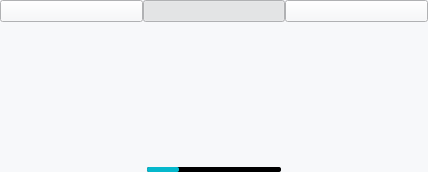
<?xml version="1.0" encoding="UTF-8"?>
<ui version="4.0">
 <class>MenuFooter</class>
 <widget class="QWidget" name="MenuFooter">
  <property name="geometry">
   <rect>
    <x>0</x>
    <y>0</y>
    <width>428</width>
    <height>172</height>
   </rect>
  </property>
  <property name="windowTitle">
   <string>Form</string>
  </property>
  <property name="styleSheet">
   <string notr="true">background-color: #f7f8fa;</string>
  </property>
  <layout class="QVBoxLayout" name="verticalLayout">
   <property name="spacing">
    <number>0</number>
   </property>
   <property name="leftMargin">
    <number>0</number>
   </property>
   <property name="topMargin">
    <number>0</number>
   </property>
   <property name="rightMargin">
    <number>0</number>
   </property>
   <property name="bottomMargin">
    <number>0</number>
   </property>
   <item>
    <widget class="DapGuiWidget" name="Background">
     <property name="cssStyle">
      <string>footer backgroundcolor</string>
     </property>
     <layout class="QVBoxLayout" name="verticalLayout_2">
      <property name="spacing">
       <number>0</number>
      </property>
      <property name="leftMargin">
       <number>0</number>
      </property>
      <property name="topMargin">
       <number>0</number>
      </property>
      <property name="rightMargin">
       <number>0</number>
      </property>
      <property name="bottomMargin">
       <number>0</number>
      </property>
      <item>
       <layout class="QHBoxLayout" name="horizontalLayout">
        <property name="spacing">
         <number>0</number>
        </property>
        <item>
         <widget class="DapGuiPushButton" name="btnSettings">
          <property name="checkable">
           <bool>true</bool>
          </property>
          <property name="style">
           <enum>DapGuiPushButton::Settings</enum>
          </property>
          <property name="cssStyle" stdset="0">
           <string>cwpb_square nobackground</string>
          </property>
         </widget>
        </item>
        <item>
         <widget class="DapGuiPushButton" name="btnConnection">
          <property name="checkable">
           <bool>true</bool>
          </property>
          <property name="checked">
           <bool>true</bool>
          </property>
          <property name="style">
           <enum>DapGuiPushButton::Connection</enum>
          </property>
          <property name="cssStyle" stdset="0">
           <string>cwpb_square nobackground</string>
          </property>
         </widget>
        </item>
        <item>
         <widget class="DapGuiPushButton" name="btnAccount">
          <property name="checkable">
           <bool>true</bool>
          </property>
          <property name="style">
           <enum>DapGuiPushButton::Account</enum>
          </property>
          <property name="cssStyle" stdset="0">
           <string>cwpb_square nobackground</string>
          </property>
         </widget>
        </item>
       </layout>
      </item>
      <item>
       <spacer name="verticalSpacer">
        <property name="orientation">
         <enum>Qt::Vertical</enum>
        </property>
        <property name="sizeHint" stdset="0">
         <size>
          <width>20</width>
          <height>40</height>
         </size>
        </property>
       </spacer>
      </item>
      <item>
       <layout class="QHBoxLayout" name="horizontalLayout_2">
        <property name="spacing">
         <number>0</number>
        </property>
        <item>
         <widget class="QProgressBar" name="progress">
          <property name="styleSheet">
           <string notr="true">*
{
background-color: #000000;
border-radius: 2px;
max-width: 134px;
max-height: 5px;
}

*::chunk
{
background-color: #05B8CC;
border-radius: 2px;
}</string>
          </property>
          <property name="value">
           <number>24</number>
          </property>
          <property name="textVisible">
           <bool>false</bool>
          </property>
         </widget>
        </item>
       </layout>
      </item>
     </layout>
    </widget>
   </item>
  </layout>
 </widget>
 <customwidgets>
  <customwidget>
   <class>DapGuiPushButton</class>
   <extends>QPushButton</extends>
   <header>dapguipushbutton.h</header>
  </customwidget>
  <customwidget>
   <class>DapGuiWidget</class>
   <extends>QWidget</extends>
   <header>dapguiwidget.h</header>
   <container>1</container>
  </customwidget>
 </customwidgets>
 <resources/>
 <connections/>
</ui>
